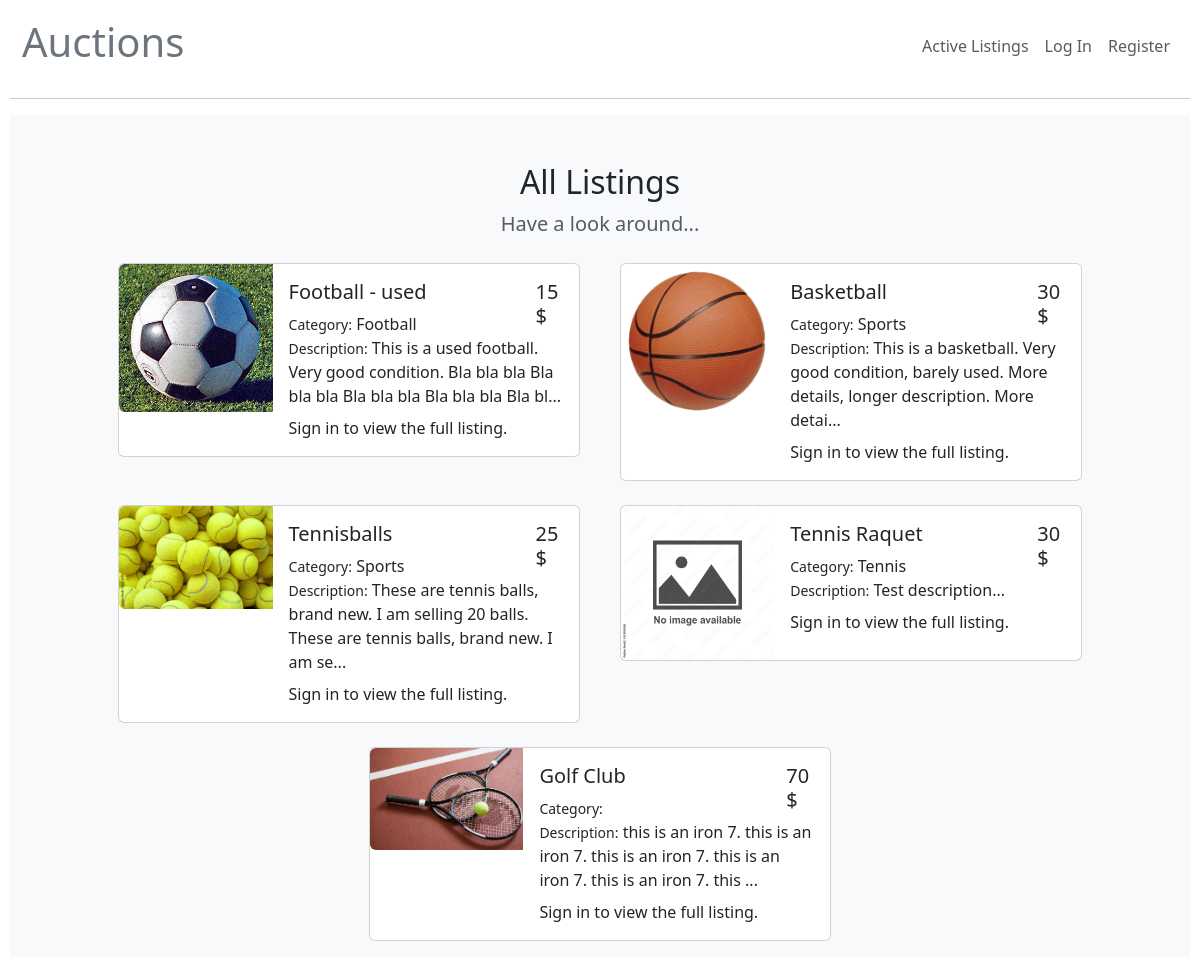
The page /listings on the database its author committed.
### auctions/models.py (models this page shows, shortened)
class Listing(models.Model):
    user = models.ForeignKey(User, on_delete=models.CASCADE, related_name="user")
    title = models.CharField(max_length=100)
    description = models.TextField()
    description_small = models.TextField(blank=True, null=True)
    starting_bid = models.IntegerField()
    category = models.CharField(max_length=100, blank=True, null=True)
    current_bid = models.ForeignKey(Bid, models.SET_DEFAULT, default=None, null=True, blank=True)
    active = models.BooleanField(default=True)
    winner = models.ForeignKey(User, on_delete=models.CASCADE, default=None, null=True, related_name="winner", blank=True)
    image = models.ImageField(upload_to="uploads", null=True, blank=True)

class Bid(models.Model):
    value = models.IntegerField()
    user = models.ForeignKey(User, on_delete=models.CASCADE, null=True)
    def __str__(self):
        return f"{self.value}"

### auctions/views.py (the view)
# urls.py: path("listings", views.active_listings, name="active_listings"),
def active_listings(request):
    return render(request, "auctions/listings.html", {"listings": Listing.objects.all()})

### auctions/templates/auctions/listings.html
{% extends "auctions/layout.html" %}
{% load static %}
{% block body %}
    <div class="bg-light pt-5">
        <div class="text-center">
            <h2>All Listings</h2>
            <p class="lead text-muted">Have a look around...</p>
        </div>
    {% if listings %}
    <div class="row my-3 justify-content-center">
        {% for listing in listings %}
        <div class="col-8 col-lg-5 col-xl-5">
            <div class="my-2 mx-2">
                <div class="card mb-3">
                    <div class="row g-0">
                        {% if listing.image %}
                        <div class="col-md-4">
                            <img src="{{ listing.image.url }}" class="img-fluid rounded-start" alt="Uploaded Image">
                        </div>
                        {% else %}
                        <div class="col-md-4">
                            <img src="{% static 'auctions/no-image-available.jpg' %}" class="img-fluid rounded-start" alt="Uploaded Image">
                        </div>
                        {% endif %}
                        <div class="col-md-8">
                            <div class="card-body">
                                <h5 class="card-title">
                                    <div style="display: inline-block; width: 90%;">{{ listing.title }}</div>
                                    {% if not listing.current_bid %}
                                        <div style="float: right; width: 10%;">{{ listing.starting_bid }}$</div>
                                    {% else %}
                                        <div style="float: right; width: 10%;">{{ listing.current_bid }}$</div>
                                    {% endif %}
                                </h5>
                                <div class="card-text"><small>Category:</small> {{ listing.category }}</div>
                                <div class="card-text mb-2"><small>Description:</small> {{ listing.description_small }}</div>
                                {% if user.is_authenticated %}
                                    <div><a href="{% url 'listing' listing.id %}" class="btn btn-outline-dark btn-sm">View details</a></div>
                                {% else %}
                                    <div>Sign in to view the full listing.</div>
                                {% endif %}
                            </div>
                        </div>
                    </div>
                </div>
            </div>
        </div>
        {% endfor %}
    </div>
    {% else %}
        {% if user.is_authenticated %}
            <hr><div> No active listings. Be the first to upload a listing! </div><hr>
        {% else %}
            <hr><div> No active listings. Sign up and be the first to upload a listing! </div><hr>
        {% endif %}
    {% endif %}
    </div>
{% endblock %}

### auctions/templates/auctions/layout.html (shortened to what this page needs)
{% load static %}
<!DOCTYPE html>
<html lang="en">
    <head>
        <link href="https://cdn.jsdelivr.net/npm/bootstrap@5.3.2/dist/css/bootstrap.min.css" rel="stylesheet">
        <link href="{% static 'auctions/styles.css' %}" rel="stylesheet">
    </head>
    <body>
        <nav class="navbar navbar-expand-md navbar-light">
            <div class="container-xxl">
                <a href="{% url 'index' %}" style="text-decoration: none;">
                    <span class="fw-bold text-secondary">
                        <h1>Auctions</h1>
                    </span>
                </a>
                <div class="collapse navbar-collapse justify-content-end align-self-center" id="navbarText">
                    <ul class="navbar-nav">
                        <li class="nav-item">
                            <a class="nav-link" href="{% url 'active_listings' %}">Active Listings</a>
                        </li>
                        {% if user.is_authenticated %}
                            <li class="nav-item">
                                <a class="nav-link" href="{% url 'create_listing' %}">Create new listing</a>
                            </li>
                            <li class="nav-item">
                                <a class="nav-link" href="{% url 'watchlist' %}">My Watchlist</a>
                            </li>
                            <li class="nav-item">
                                <a class="nav-link" href="{% url 'categories' %}">Categories</a>
                            </li>
                            <li class="nav-item">
                                <a class="nav-link" href="{% url 'logout' %}">Log Out</a>
                            </li>
                        {% else %}
                            <li class="nav-item">
                                <a class="nav-link" href="{% url 'login' %}">Log In</a>
                            </li>
                            <li class="nav-item">
                                <a class="nav-link" href="{% url 'register' %}">Register</a>
                            </li>
                        {% endif %}
                    </ul>
                </div>
            </div>
        </nav>
        <hr>
        {% block body %}
        {% endblock %}
    </body>
</html>

### auctions/static/auctions/styles.css (style rules this page uses)
body { padding: 10px; height: 100vh; }

### rows shown on the page
Listing: image (picture), title "Football - used", starting_bid "15", category "Football", description_small "This is a used football. Very good condition. Bla bla bla Bla bla bla Bla bla bla Bla bla bla Bla bl..."
Listing: image (picture), title "Basketball", starting_bid "30", category "Sports", description_small "This is a basketball. Very good condition, barely used. More details, longer description. More detai..."
Listing: image (picture), title "Tennisballs", starting_bid "25", category "Sports", description_small "These are tennis balls, brand new. I am selling 20 balls. These are tennis balls, brand new. I am se..."
Listing: title "Tennis Raquet", current_bid "30", category "Tennis", description_small "Test description..."
Listing: image (picture), title "Golf Club", current_bid "70", description_small "this is an iron 7. this is an iron 7. this is an iron 7. this is an iron 7. this is an iron 7. this ..."
